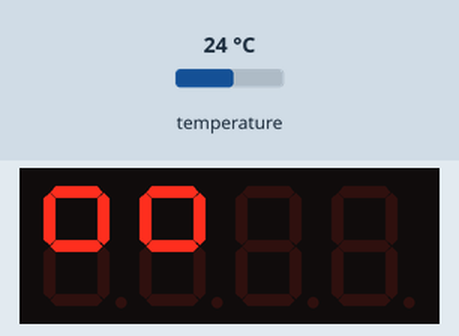
This program was run on a simulated Arduino Uno, built with avr-gcc and run on an emulated ATmega328P. Shown: 4-digit seven-segment display. Inputs (shaded band) come from the test bench; at power-on: temperature 24 °C.

Above: at 0.3 s.
At 1.1 s:
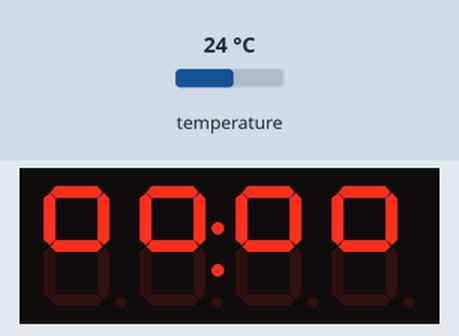
At 18.6 s:
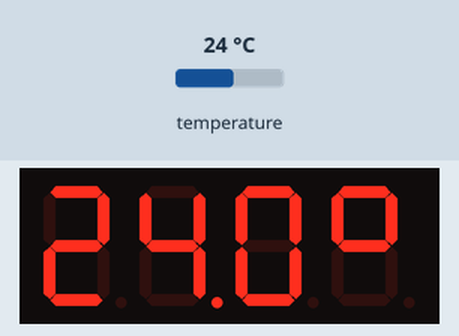

Measured:
- what the display in image 1 shows lasts 17.6 s, from 1.0 s to 18.6 s

The program:

main.cpp
```cpp
#include <Arduino.h>
#include <OneWire.h>
#include <DallasTemperature.h>
#include <Adafruit_LEDBackpack.h>
#include <Adafruit_GrayOLED.h>
#include <SPI.h>

#define ONE_WIRE_BUS 9
#define SDA_PIN A4
#define SCL_PIN A5

OneWire oneWire(ONE_WIRE_BUS);
DallasTemperature sensors(&oneWire);

float temp;
uint8_t cycles = 20;

Adafruit_7segment matrix = Adafruit_7segment();

void setup() {
  sensors.begin();

  // DISPLAY
  matrix.begin(0x70);
  // print a floating point
  matrix.writeDisplay();
  for(uint8_t ii = 0; ii < 5; ii++) {
    matrix.writeDigitRaw(ii,0b01100011);
    matrix.writeDisplay();
    delay(250);
  }
  matrix.clear();
}

void loop() {

  for(uint16_t i = 0; i < cycles; i++) {
    sensors.requestTemperatures();
    temp = temp + sensors.getTempCByIndex(0);
    delay(100);
  }

  float intint = (temp/cycles)*10;
  intint = round(intint);
  intint = intint/10;
  matrix.print(intint);
  matrix.writeDigitRaw(4,0b01100011);
  matrix.writeDisplay();

  temp = 0;
  delay(500);
}
```
